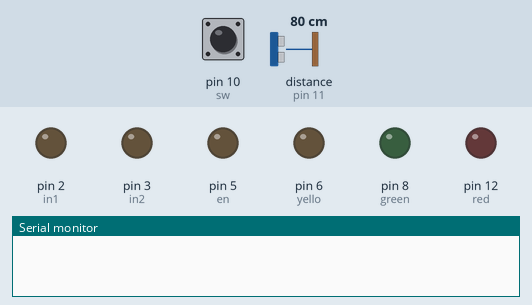
Simulated run of this sketch. Board: Arduino Uno, built with avr-gcc and run on an emulated ATmega328P. Shown: output pins drawn as LEDs (lit = HIGH), the last lines printed to the serial monitor. Inputs (shaded band) come from the test bench; at power-on: pin 10 (sw) LOW, distance to the obstacle (sensor on pin 11) 80 cm. The echo pulse lasts 58.3 µs per cm; pins used as bus, display or sensor lines are not drawn.

Above: at 1.2 s.
1.3 s: pin 10 (sw) pulled HIGH for 0.15 s
At 1.38 s:
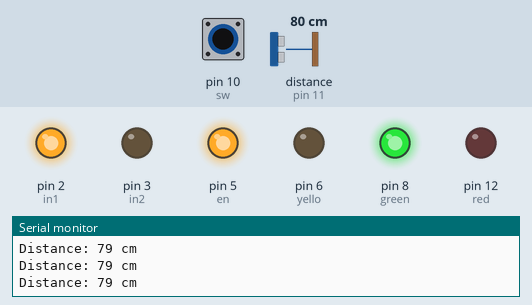
2.9 s: pin 10 (sw) pulled HIGH for 3.2 s
At 6.8 s:
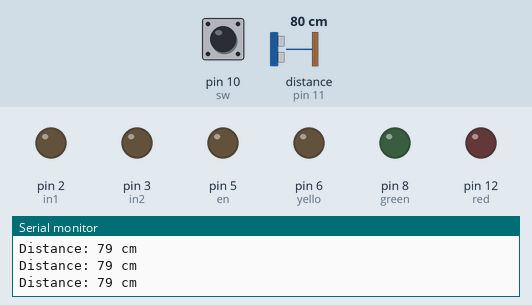
7.6 s: pin 10 (sw) driven HIGH
At 9.0 s:
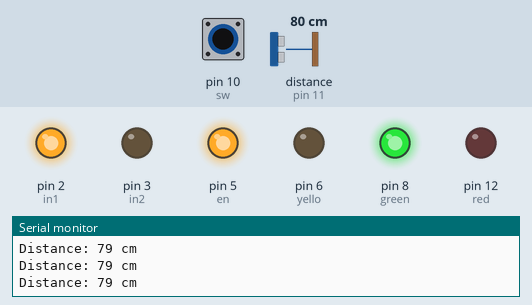
10.6 s: distance to the obstacle (sensor on pin 11) set to 53 cm
13.6 s: distance to the obstacle (sensor on pin 11) set to 47 cm
At 14.1 s:
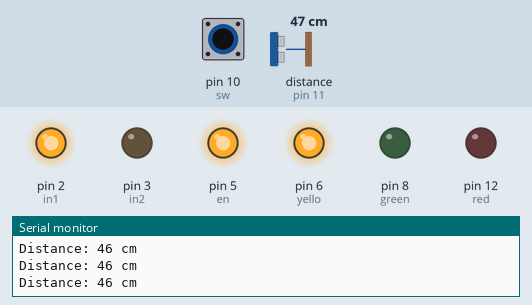
15.1 s: distance to the obstacle (sensor on pin 11) set to 32 cm
18.1 s: distance to the obstacle (sensor on pin 11) set to 27 cm
At 19.0 s:
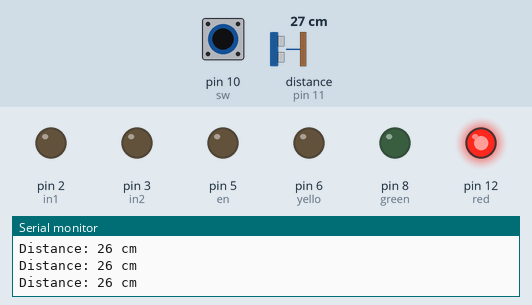
Timing chart, 0 to 20.6 s (numbered marks = the images above; inputs shaded):
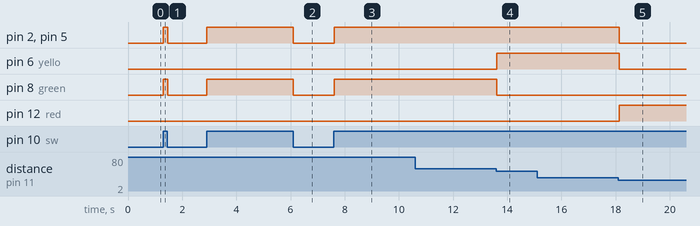

The sketch:

project.ino
```cpp
class Machine {
  int en = 5;
  int in1 = 2;
  int in2 = 3;
  int sw = 10;
  int trig = 9;
  int echo = 11;
  int green = 8;
  int red = 12;
  int yello = 6;
  long duration;
  int distance;

public:

  void start() {
    pinMode(en, OUTPUT);
    pinMode(in1, OUTPUT);
    pinMode(in2, OUTPUT);
    pinMode(sw, INPUT);
    pinMode(trig, OUTPUT);
    pinMode(echo, INPUT);
    pinMode(green, OUTPUT);
    pinMode(red, OUTPUT);
    pinMode(yello, OUTPUT);
  Serial.begin(9600);}

  void run() {

    if(digitalRead(sw) == HIGH) {

      digitalWrite(trig, LOW);
      delayMicroseconds(2);
 	  digitalWrite(trig, HIGH);
      delayMicroseconds(10);
      digitalWrite(trig, LOW);
      duration = pulseIn(echo, HIGH);
      distance = 0.034 * duration / 2;
      Serial.print("Distance: ");
      Serial.print(distance);
      Serial.println(" cm");

      if(distance >= 50) {

        digitalWrite(in1, HIGH);
        digitalWrite(in2, LOW);
        analogWrite(en, 255);
        digitalWrite(green, HIGH);
        digitalWrite(red, LOW);
        digitalWrite(yello, LOW);
      }
      else if(distance >= 30 && distance < 50) {

        digitalWrite(in1, HIGH);
        digitalWrite(in2, LOW);
        analogWrite(en, 255);
        digitalWrite(green, LOW);
        digitalWrite(red, LOW);
        digitalWrite(yello, HIGH);
      }
      else {

        digitalWrite(green, LOW);
        digitalWrite(red, HIGH);
        digitalWrite(yello, LOW);
        digitalWrite(in1, LOW);
        digitalWrite(in2, LOW);
        analogWrite(en, 0);
      }
    }
    else {

      digitalWrite(in1, LOW);
      digitalWrite(in2, LOW);
      analogWrite(en, 0);
      digitalWrite(green, LOW);
      digitalWrite(red, LOW);
      digitalWrite(yello, LOW);
    }}
};

Machine machine;

void setup() {
  machine.start();
}

void loop() {
  machine.run();
}
```

Measured:
- the behaviour switches between 51 and 50 cm on distance to the obstacle (sensor on pin 11) (found by bisection; images 3 and 4)
- the behaviour switches between 31 and 30 cm on distance to the obstacle (sensor on pin 11) (found by bisection; images 4 and 5)
- after the input at 1.3 s, pin 2 (in1), pin 5 (en), pin 8 (green): LOW → HIGH at once, → LOW 0.16 s later
- after the input at 2.9 s, pin 2 (in1), pin 5 (en), pin 8 (green): LOW → HIGH at once, → LOW 3.2 s later
- after the input at 7.6 s, pin 2 (in1), pin 5 (en), pin 8 (green): LOW → HIGH at once
- after the input at 13.6 s, pin 6 (yello): LOW → HIGH at once; pin 8 (green): HIGH → LOW at once
- after the input at 18.1 s, pin 2 (in1), pin 5 (en), pin 6 (yello): HIGH → LOW at once; pin 12 (red): LOW → HIGH at once
